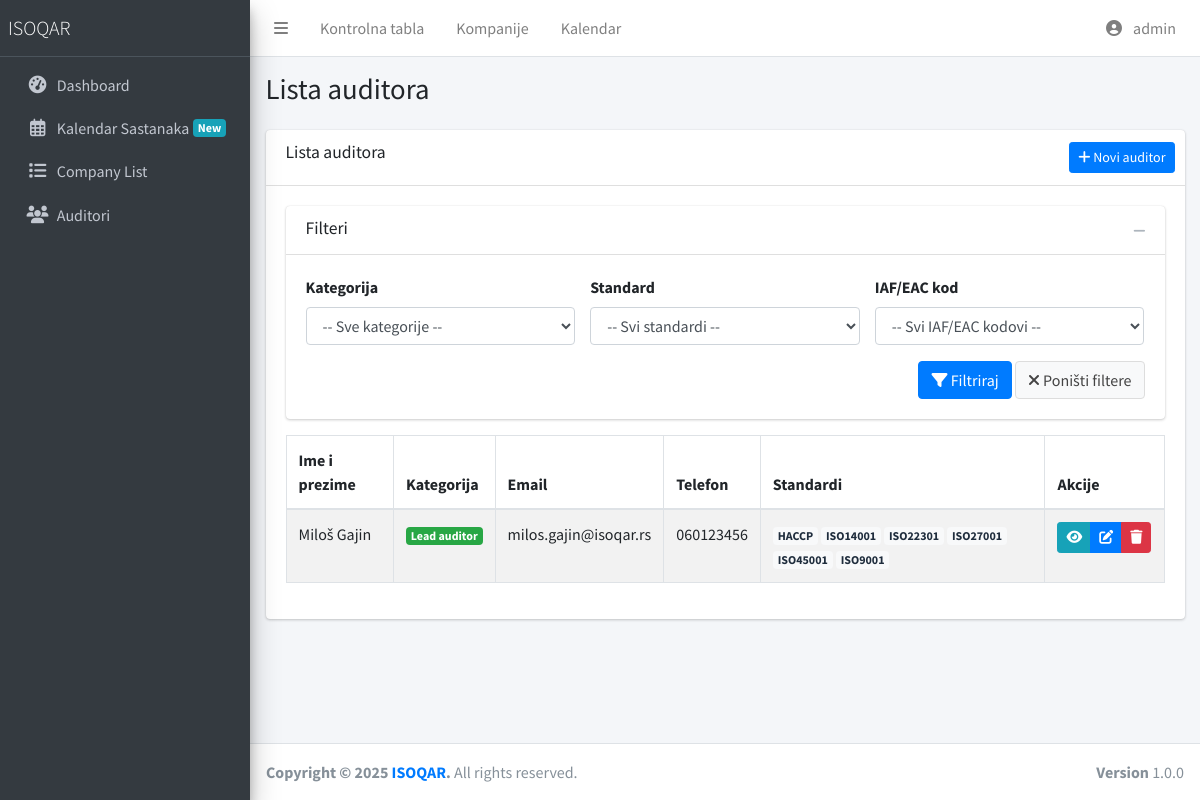
The app's page /company/auditors/ (signed in) with its own data.
### company/auditor_models.py (models this page shows, shortened)
class Auditor(models.Model):
    CATEGORY_LEAD_AUDITOR = 'lead_auditor'
    CATEGORY_AUDITOR = 'auditor'
    CATEGORY_TECHNICAL_EXPERT = 'technical_expert'
    CATEGORY_TRAINER = 'trainer'
    AUDITOR_CATEGORY_CHOICES = [
        (CATEGORY_LEAD_AUDITOR, _('Lead auditor')),
        (CATEGORY_AUDITOR, _('Auditor')),
        (CATEGORY_TECHNICAL_EXPERT, _('Tehnički ekspert')),
        (CATEGORY_TRAINER, _('Trainer')),
    ]
    ime_prezime = models.CharField(_('Ime i prezime'), max_length=200)
    email = models.EmailField(_('Email'))
    telefon = models.CharField(_('Broj telefona'), max_length=50)
    kategorija = models.CharField(
        _('Kategorija'),
        max_length=50,
        choices=AUDITOR_CATEGORY_CHOICES,
        default=CATEGORY_AUDITOR
    )
    standardi = models.ManyToManyField(
        StandardDefinition,
        through='AuditorStandard',
        related_name='auditori',
        verbose_name=_('Standardi')
    )
    created_at = models.DateTimeField(_('Kreirano'), default=timezone.now)
    updated_at = models.DateTimeField(_('Ažurirano'), auto_now=True)
    class Meta:
        verbose_name = _('Auditor')
        verbose_name_plural = _('Auditori')
        ordering = ['ime_prezime']

class AuditorStandard(models.Model):
    auditor = models.ForeignKey(
        Auditor,
        on_delete=models.CASCADE,
        related_name='auditor_standardi',
        verbose_name=_('Auditor')
    )
    standard = models.ForeignKey(
        StandardDefinition,  # Koristimo StandardDefinition model
        on_delete=models.CASCADE,
        related_name='standard_auditori',
        verbose_name=_('Standard')
    )
    datum_potpisivanja = models.DateField(_('Datum potpisivanja'), blank=True, null=True)
    napomena = models.TextField(_('Napomena'), blank=True, null=True)
    created_at = models.DateTimeField(_('Kreirano'), default=timezone.now)
    updated_at = models.DateTimeField(_('Ažurirano'), auto_now=True)
    iaf_eac_kodovi = models.ManyToManyField(
        IAFEACCode,
        through='AuditorStandardIAFEACCode',
        related_name='auditor_standardi',
        verbose_name=_('IAF/EAC kodovi')
    )
    class Meta:
        verbose_name = _('Standard auditora')
        verbose_name_plural = _('Standardi auditora')
        unique_together = [['auditor', 'standard']]
        ordering = ['-datum_potpisivanja']

### company/standard_models.py (models this page shows, shortened)
class StandardDefinition(models.Model):
    STANDARD_CHOICES = [
        ('ISO 9001:2015', _('ISO 9001:2015 - Sistem menadžmenta kvalitetom')),
        ('ISO 14001:2015', _('ISO 14001:2015 - Sistem upravljanja zaštitom životne sredine')),
        ('ISO 45001:2018', _('ISO 45001:2018 - Sistem menadžmenta bezbednošću i zdravljem na radu')),
        ('ISO 27001:2022', _('ISO 27001:2022 - Sistem menadžmenta bezbednošću informacija')),
        ('ISO 22000:2018', _('ISO 22000:2018 - Sistem menadžmenta bezbednošću hrane')),
        ('ISO 13485:2016', _('ISO 13485:2016 - Medicinska sredstva - Sistem menadžmenta kvalitetom')),
        ('ISO 50001:2018', _('ISO 50001:2018 - Sistem menadžmenta energijom')),
        ('ISO 20000-1:2018', _('ISO 20000-1:2018 - Sistem menadžmenta IT uslugama')),
        ('ISO 22301:2019', _('ISO 22301:2019 - Sistem menadžmenta kontinuitetom poslovanja')),
        ('ISO 37001:2016', _('ISO 37001:2016 - Sistem menadžmenta protiv mita')),
        ('ISO 17025:2017', _('ISO 17025:2017 - Opšti zahtevi za kompetentnost laboratorija za ispitivanje i laboratorija za etaloniranje')),
        ('ISO 17020:2012', _('ISO 17020:2012 - Ocenjivanje usaglašenosti - Zahtevi za rad različitih tipova tela koja obavljaju kontrolisanje')),
        ('ISO 17021-1:2015', _('ISO 17021-1:2015 - Ocenjivanje usaglašenosti - Zahtevi za tela koja obavljaju proveru i sertifikaciju sistema menadžmenta')),
        ('ISO 17024:2012', _('ISO 17024:2012 - Ocenjivanje usaglašenosti - Opšti zahtevi za tela koja obavljaju sertifikaciju osoba')),
        ('ISO 17065:2012', _('ISO 17065:2012 - Ocenjivanje usaglašenosti - Zahtevi za tela koja sertifikuju proizvode, procese i usluge')),
        ('HACCP', _('HACCP - Sistem bezbednosti hrane')),
        ('FSSC 22000 v5.1', _('FSSC 22000 v5.1 - Sistem bezbednosti hrane')),
        ('IFS Food v7', _('IFS Food v7 - International Featured Standard Food')),
        ('BRC Food v9', _('BRC Food v9 - British Retail Consortium Global Standard for Food Safety')),
    ]
    code = models.CharField(_('Kod standarda'), max_length=20, unique=True)
    name = models.CharField(_('Naziv standarda'), max_length=100)
    standard = models.CharField(
        _('Standard'),
        max_length=100,
        choices=STANDARD_CHOICES,
        blank=True,
        null=True
    )
    description = models.TextField(_('Opis'), blank=True, null=True)
    active = models.BooleanField(_('Aktivan'), default=True)
    created_at = models.DateTimeField(_('Kreirano'), default=timezone.now)
    updated_at = models.DateTimeField(_('Ažurirano'), auto_now=True)
    iaf_scope_references = models.ManyToManyField(
        IAFScopeReference,
        through='StandardIAFScopeReference',
        related_name='standards',
        verbose_name=_('IAF Scope References')
    )
    class Meta:
        verbose_name = _("Definicija standarda")
        verbose_name_plural = _("Definicije standarda")
        ordering = ['code']

### company/auditor_views.py (the view)
# urls.py: path('auditors/', AuditorListView.as_view(), name='auditor_list'),
class AuditorListView(LoginRequiredMixin, ListView):
    model = Auditor
    template_name = 'company/auditor_list.html'
    context_object_name = 'auditors'
    paginate_by = 20
    def get_queryset(self):
        queryset = Auditor.objects.all().prefetch_related(
            'auditor_standardi__standard',
            'auditor_standardi__iaf_eac_links__iaf_eac_code'
        )
        category = self.request.GET.get('category')
        if category:
            queryset = queryset.filter(kategorija=category)
        standard_id = self.request.GET.get('standard')
        if standard_id:
            queryset = queryset.filter(auditor_standardi__standard_id=standard_id).distinct()
        iaf_code = self.request.GET.get('iaf_code')
        if iaf_code:
            queryset = queryset.filter(
                auditor_standardi__iaf_eac_links__iaf_eac_code__iaf_code=iaf_code
            ).distinct()
        return queryset
    def get_context_data(self, **kwargs):
        context = super().get_context_data(**kwargs)
        context['title'] = 'Lista auditora'
        context['category_choices'] = Auditor.AUDITOR_CATEGORY_CHOICES
        context['standards'] = StandardDefinition.objects.all()
        context['iaf_codes'] = IAFEACCode.objects.all()
        context['selected_category'] = self.request.GET.get('category', '')
        context['selected_standard'] = self.request.GET.get('standard', '')
        context['selected_iaf_code'] = self.request.GET.get('iaf_code', '')
        return context

### templates/company/auditor_list.html (shortened to what this page needs)
{% extends 'layouts/base.html' %}
{% load static %}
{% load i18n %}
{% block content %}
<div class="content-wrapper">
    <div class="content-header">
        <div class="container-fluid">
            <div class="row mb-2">
                <div class="col-sm-6">
                    <h1 class="m-0">{{ title }}</h1>
                </div>
            </div>
        </div>
    </div>
    <section class="content">
        <div class="container-fluid">
            <div class="row">
                <div class="col-12">
            <div class="card">
                <div class="card-header">
                    <h3 class="card-title">{{ title }}</h3>
                    <div class="card-tools">
                        <a href="{% url 'company:auditor_create' %}" class="btn btn-primary btn-sm">
                            <i class="fas fa-plus"></i> Novi auditor
                        </a>
                    </div>
                </div>
                <div class="card-body">
                    <div class="row">
                        <div class="col-md-12">
                            <div class="card filter-card">
                                <div class="card-header">
                                    <h3 class="card-title">Filteri</h3>
                                    <div class="card-tools">
                                        <button type="button" class="btn btn-tool" data-card-widget="collapse">
                                            <i class="fas fa-minus"></i>
                                        </button>
                                    </div>
                                </div>
                                <div class="card-body">
                                    <form method="get" action="{% url 'company:auditor_list' %}">
                                        <div class="row">
                                            <div class="col-md-4">
                                                <div class="form-group">
                                                    <label>Kategorija</label>
                                                    <select name="category" class="form-control">
                                                        <option value="">-- Sve kategorije --</option>
                                                    </select>
                                                </div>
                                            </div>
                                            <div class="col-md-4">
                                                <div class="form-group">
                                                    <label>Standard</label>
                                                    <select name="standard" class="form-control">
                                                        <option value="">-- Svi standardi --</option>
                                                    </select>
                                                </div>
                                            </div>
                                            <div class="col-md-4">
                                                <div class="form-group">
                                                    <label>IAF/EAC kod</label>
                                                    <select name="iaf_code" class="form-control">
                                                        <option value="">-- Svi IAF/EAC kodovi --</option>
                                                    </select>
                                                </div>
                                            </div>
                                        </div>
                                        <div class="row">
                                            <div class="col-md-12 text-right">
                                                <button type="submit" class="btn btn-primary">
                                                    <i class="fas fa-filter"></i> Filtriraj
                                                </button>
                                                <a href="{% url 'company:auditor_list' %}" class="btn btn-default">
                                                    <i class="fas fa-times"></i> Poništi filtere
                                                </a>
                                            </div>
                                        </div>
                                    </form>
                                </div>
                            </div>
                        </div>
                    </div>
                    <div class="table-responsive">
                        <table class="table table-bordered table-striped">
                            <thead>
                                <tr>
                                    <th>Ime i prezime</th>
                                    <th>Kategorija</th>
                                    <th>Email</th>
                                    <th>Telefon</th>
                                    <th>Standardi</th>
                                    <th>Akcije</th>
                                </tr>
                            </thead>
                            <tbody>
                                {% for auditor in auditors %}
                                <tr>
                                    <td>{{ auditor.ime_prezime }}</td>
                                    <td>
                                        {% if auditor.kategorija == 'lead_auditor' %}
                                        <span class="badge badge-success badge-category badge-lead-auditor">Lead auditor</span>
                                        {% elif auditor.kategorija == 'auditor' %}
                                        <span class="badge badge-primary badge-category badge-auditor">Auditor</span>
                                        {% elif auditor.kategorija == 'technical_expert' %}
                                        <span class="badge badge-secondary badge-category badge-technical-expert">Tehnički ekspert</span>
                                        {% elif auditor.kategorija == 'trainer' %}
                                        <span class="badge badge-info badge-category badge-trainer">Trainer</span>
                                        {% endif %}
                                    </td>
                                    <td>{{ auditor.email }}</td>
                                    <td>{{ auditor.telefon }}</td>
                                    <td>
                                        {% for standard in auditor.auditor_standardi.all %}
                                        <span class="badge badge-light">{{ standard.standard.code }}</span>
                                        {% empty %}
                                        <span class="text-muted">Nema standarda</span>
                                        {% endfor %}
                                    </td>
                                    <td>
                                        <div class="btn-group">
                                            <a href="{% url 'company:auditor_detail' auditor.id %}" class="btn btn-sm btn-info">
                                                <i class="fas fa-eye"></i>
                                            </a>
                                            <a href="#" class="btn btn-sm btn-primary">
                                                <i class="fas fa-edit"></i>
                                            </a>
                                            <a href="{% url 'company:auditor_delete' auditor.id %}" class="btn btn-sm btn-danger">
                                                <i class="fas fa-trash"></i>
                                            </a>
                                        </div>
                                    </td>
                                </tr>
                                {% empty %}
                                <tr>
                                    <td colspan="6" class="text-center">Nema pronađenih auditora</td>
                                </tr>
                                {% endfor %}
                            </tbody>
                        </table>
                    </div>
                </div>
            </div>
        </div>
    </section>
</div>
{% endblock %}

### templates/layouts/navbar.html (shortened to what this page needs)
<nav class="main-header navbar navbar-expand navbar-white navbar-light">
    <ul class="navbar-nav">
      <li class="nav-item">
        <a class="nav-link" data-widget="pushmenu" href="#" role="button"><i class="fas fa-bars"></i></a>
      </li>
      <li class="nav-item d-none d-sm-inline-block">
        <a href="{% url 'company:dashboard' %}" class="nav-link">Kontrolna tabla</a>
      </li>
      <li class="nav-item d-none d-sm-inline-block">
        <a href="{% url 'company:list' %}" class="nav-link">Kompanije</a>
      </li>
      <li class="nav-item d-none d-sm-inline-block">
        <a href="{% url 'company:calendar' %}" class="nav-link">Kalendar</a>
      </li>
    </ul>
    <ul class="navbar-nav ml-auto">
      {% if user.is_authenticated %}
      <li class="nav-item dropdown user-menu">
        <a href="#" class="nav-link dropdown-toggle" data-toggle="dropdown" aria-expanded="false">
          <i class="fas fa-user-circle mr-2"></i>
          <span class="d-none d-md-inline">{{ user.username }}</span>
        </a>
      </li>
      {% endif %}
    </ul>
</nav>

### records on screen
Auditor: ime_prezime "Miloš Gajin", kategorija "Lead auditor", email "milos.gajin@isoqar.rs", telefon "060123456"
AuditorStandard: standard.code "HACCP"
AuditorStandard: standard.code "ISO14001"
AuditorStandard: standard.code "ISO22301"
AuditorStandard: standard.code "ISO27001"
AuditorStandard: standard.code "ISO45001"
AuditorStandard: standard.code "ISO9001"

### other values on screen
{{ user.username }} "admin"
{{ title }} "Lista auditora"
